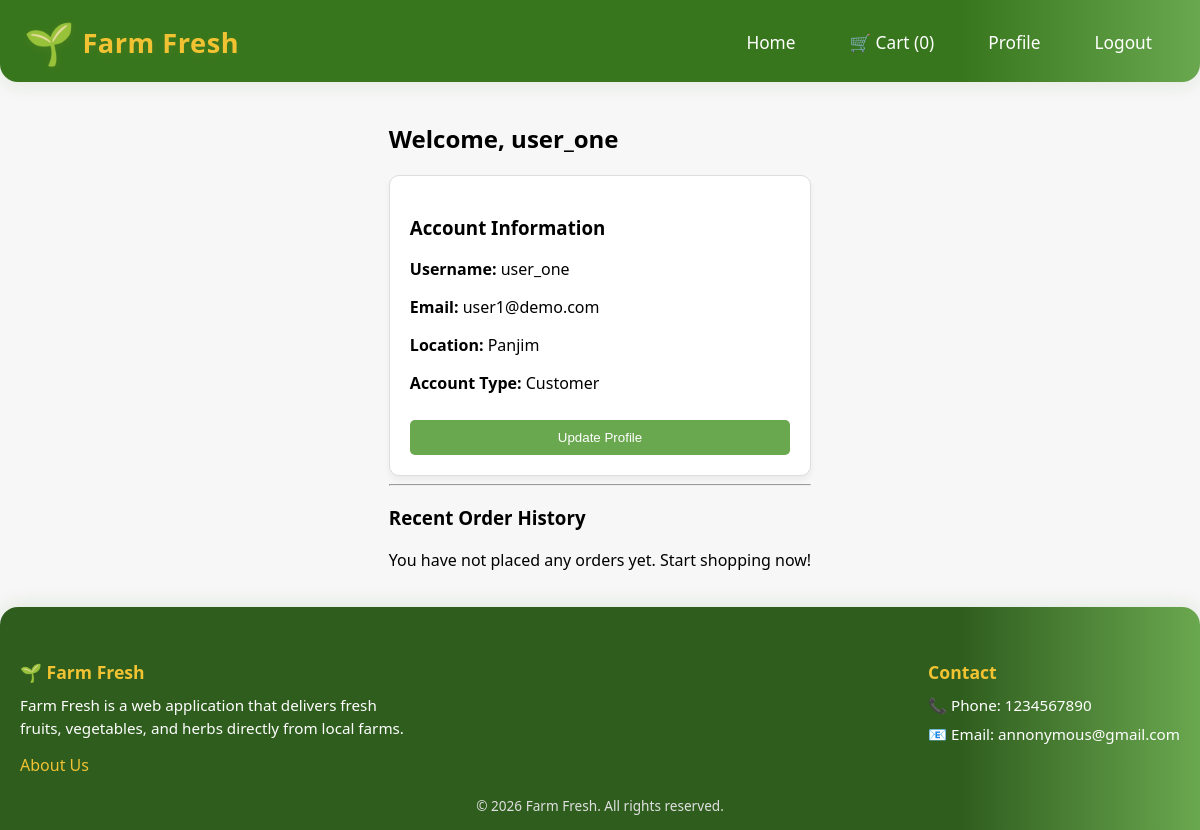
The app's page /profile.php (signed in) with its own data.
### tables this page shows
CREATE TABLE `users` (
  `id` int(11) NOT NULL AUTO_INCREMENT,
  `username` varchar(50) NOT NULL,
  `password` varchar(255) NOT NULL,
  `email` varchar(100) NOT NULL,
  `user_type` enum('customer','admin') DEFAULT 'customer',
  `location` varchar(255) DEFAULT NULL,
  `cookie_token` varchar(255) DEFAULT NULL,
  `admin_code` varchar(10) DEFAULT NULL,
  `auth_token` varchar(64) DEFAULT NULL,
  PRIMARY KEY (`id`),
  UNIQUE KEY `username` (`username`),
  UNIQUE KEY `email` (`email`)
);

### profile.php (the view, shortened to what this page needs)
<?php
include 'includes/db_connect.php';
$user_id = $_SESSION['user_id'];
$user_details = [];
$order_history = [];
$is_update_mode = false;
$stmt_user = $conn->prepare("SELECT username, email, location, user_type FROM users WHERE id = ?");
$stmt_user->bind_param("i", $user_id);
$stmt_user->execute();
$result_user = $stmt_user->get_result();
if ($result_user->num_rows > 0) {
    $user_details = $result_user->fetch_assoc();
} else {
    header("Location: logout.php");
    exit();
}
?>
<!DOCTYPE html>
<html lang="en">
<head>
    <link rel="stylesheet" href="style.css">
</head>
<body>
    <?php include 'includes/header_nav.php'; ?>
    <div class="container profile-page">
        <h2>Welcome, <?php echo htmlspecialchars($user_details['username']); ?></h2>
        <div class="profile-details form-card">
            <h3>Account Information</h3>
            <p><strong>Username:</strong> <?php echo htmlspecialchars($user_details['username']); ?></p>
            <p><strong>Email:</strong> <?php echo htmlspecialchars($user_details['email']); ?></p>
            <p><strong>Location:</strong> <?php echo htmlspecialchars(ucfirst($user_details['location'])); ?></p>
            <p><strong>Account Type:</strong> <?php echo ucfirst(htmlspecialchars($user_details['user_type'])); ?></p>
            <?php if (!$is_update_mode): ?>
                <form method="POST" action="profile.php">
                    <button type="submit" class="btn-update">Update Profile</button>
                </form>
            <?php endif; ?>
        </div>
        <hr>
        <h3>Recent Order History</h3>
        <?php if (!empty($order_history)): ?>
            <table class="order-table cart-table">
                <thead>
                    <tr>
                        <th>Date</th><th>Product</th><th>Quantity</th><th>Total Price</th>
                    </tr>
                </thead>
                <tbody>
                    <?php foreach ($order_history as $order): ?>
                        <tr>
                            <td><?php echo date('Y-m-d', strtotime($order['order_date'])); ?></td>
                            <td><?php echo htmlspecialchars($order['product_name']); ?></td>
                            <td><?php echo htmlspecialchars(number_format($order['quantity'], 3)); ?></td>
                            <td>₹<?php echo htmlspecialchars(number_format($order['total_price'], 2)); ?></td>
                        </tr>
                    <?php endforeach; ?>
                </tbody>
            </table>
        <?php else: ?>
            <p>You have not placed any orders yet. Start shopping now!</p>
        <?php endif; ?>
    </div>
    <?php include 'footer.php'; ?>
</body>
</html>

### style.css (style rules this page uses)
html, body { height: 100%; }
body { display: flex; flex-direction: column; }
:root { --primary-green: #38761d; --secondary-green: #6aa84f; --accent-color: #ffd966; --background-light: #f7f7f7; --error-red: #cc0000; --success-green: #008000; --button-edit: #f1c40f; --button-edit-hover: #d3a80c; }
body { font-family: 'Segoe UI', Tahoma, Geneva, Verdana, sans-serif; background-color: var(--background-light); margin: 0; padding: 0; }
.container { max-width: 1200px; margin: 20px auto; padding: 0 20px; }
.product-card, .form-card { background-color: white; border: 1px solid #ddd; border-radius: 10px; padding: 20px; box-shadow: 0 4px 6px rgba(0,0,0,0.05); }
button, input[type="submit"] { background-color: var(--secondary-green); color: white; border: none; padding: 10px 15px; border-radius: 5px; cursor: pointer; margin-top: 10px; transition: background-color 0.3s; width: 100%; }

### header_nav.php (style rules this page uses)
:root { --primary-color: #38761d; --secondary-green: #6aa84f; --text-color: #333; --nav-text-color: #ffffff; --logo-color: #f1c232; --bg-color: #f4f4f4; }

### records on screen
users: username "user_one", email "user1@demo.com", location "Panjim", user_type "Customer"

### other values on screen
$cart_count "0"
